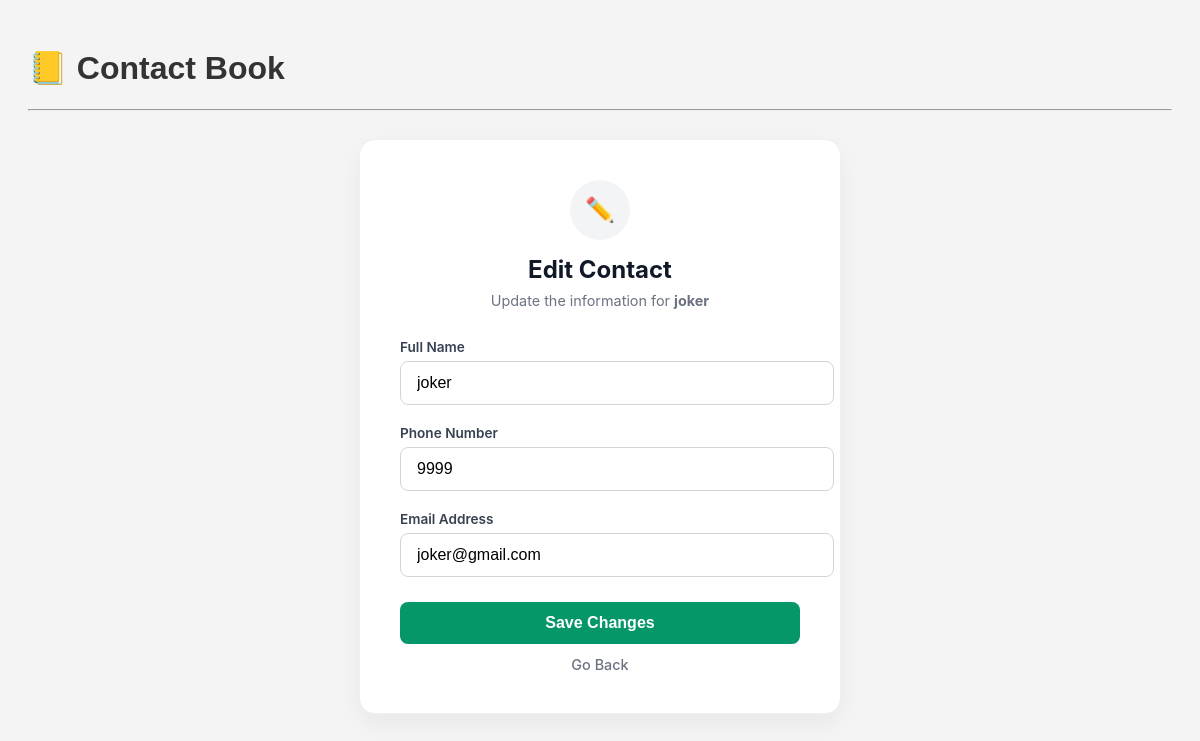
The page /edit/7/ on the database its author committed.
### contacts/models.py (models this page shows, shortened)
class Contact(models.Model):
    name = models.CharField(max_length=100)
    phone = models.CharField(max_length=15)
    email = models.EmailField()

### contacts/views.py (the view)
# urls.py: path('edit/<int:id>/', views.edit_contact, name='edit'),
def edit_contact(request, id):
    contact = get_object_or_404(Contact, id=id)
    if request.method == "POST":
        contact.name = request.POST['name']
        contact.phone = request.POST['phone']
        contact.email = request.POST['email']
        contact.save()
        return redirect('home')
    return render(request, 'contacts/edit.html', {'contact': contact})

### contacts/templates/contacts/edit.html (shortened to what this page needs)
{% extends 'contacts/base.html' %}
{% block content %}
<div style="display: flex; justify-content: center; align-items: center; min-height: 70vh; font-family: 'Inter', sans-serif; padding: 20px;">
    <div style="background: white; padding: 40px; border-radius: 16px; box-shadow: 0 10px 25px rgba(0,0,0,0.05); border: 1px solid #f0f0f0; width: 100%; max-width: 400px;">
        <div style="text-align: center; margin-bottom: 30px;">
            <div style="background: #f3f4f6; width: 60px; height: 60px; border-radius: 50%; display: flex; align-items: center; justify-content: center; margin: 0 auto 15px;">
                <span style="font-size: 1.5rem;">✏️</span>
            </div>
            <h2 style="margin: 0; color: #111827; font-size: 1.5rem; font-weight: 700;">Edit Contact</h2>
            <p style="color: #6b7280; font-size: 0.9rem; margin-top: 8px;">Update the information for <strong>{{ contact.name }}</strong></p>
        </div>
        <form method="POST">
            <div style="margin-bottom: 20px;">
                <label style="display: block; font-size: 0.85rem; font-weight: 600; color: #374151; margin-bottom: 6px;">Full Name</label>
                <input type="text" name="name" value="{{ contact.name }}" required
                    style="width: 100%; padding: 12px 16px; border-radius: 8px; border: 1px solid #d1d5db; font-size: 1rem; outline: none; transition: all 0.2s;"
                    onfocus="this.style.borderColor='#059669'; this.style.boxShadow='0 0 0 3px rgba(5, 150, 105, 0.1)'"
                    onblur="this.style.borderColor='#d1d5db'; this.style.boxShadow='none'">
            </div>
            <div style="margin-bottom: 20px;">
                <label style="display: block; font-size: 0.85rem; font-weight: 600; color: #374151; margin-bottom: 6px;">Phone Number</label>
                <input type="text" name="phone" value="{{ contact.phone }}" required
                    style="width: 100%; padding: 12px 16px; border-radius: 8px; border: 1px solid #d1d5db; font-size: 1rem; outline: none; transition: all 0.2s;"
                    onfocus="this.style.borderColor='#059669'; this.style.boxShadow='0 0 0 3px rgba(5, 150, 105, 0.1)'"
                    onblur="this.style.borderColor='#d1d5db'; this.style.boxShadow='none'">
            </div>
            <div style="margin-bottom: 25px;">
                <label style="display: block; font-size: 0.85rem; font-weight: 600; color: #374151; margin-bottom: 6px;">Email Address</label>
                <input type="email" name="email" value="{{ contact.email }}" required
                    style="width: 100%; padding: 12px 16px; border-radius: 8px; border: 1px solid #d1d5db; font-size: 1rem; outline: none; transition: all 0.2s;"
                    onfocus="this.style.borderColor='#059669'; this.style.boxShadow='0 0 0 3px rgba(5, 150, 105, 0.1)'"
                    onblur="this.style.borderColor='#d1d5db'; this.style.boxShadow='none'">
            </div>
            <button type="submit" style="width: 100%; background-color: #059669; color: white; padding: 12px; border: none; border-radius: 8px; font-size: 1rem; font-weight: 600; cursor: pointer; transition: background 0.2s; margin-bottom: 12px;"
                onmouseover="this.style.backgroundColor='#047857'"
                onmouseout="this.style.backgroundColor='#059669'">
                Save Changes
            </button>
            <a href="/" style="display: block; text-align: center; color: #6b7280; text-decoration: none; font-size: 0.9rem; font-weight: 500;">
                Go Back
            </a>
        </form>
    </div>
</div>
{% endblock %}

### contacts/static/style.css (style rules this page uses)
body { font-family: Arial; background: #f4f4f4; padding: 20px; }
a { text-decoration: none; color: blue; }

### rows shown on the page
Contact: name "joker", phone "9999", email "joker@gmail.com"
